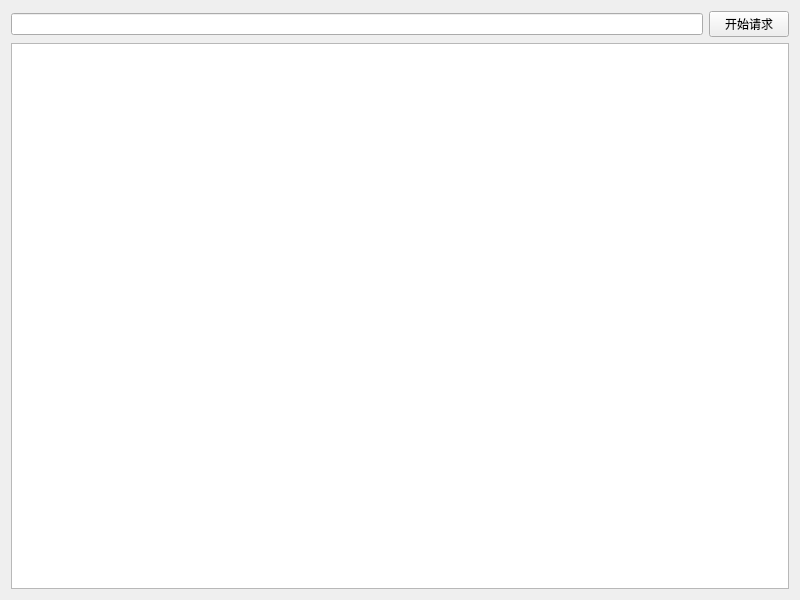
<?xml version="1.0" encoding="UTF-8"?>
<ui version="4.0">
 <class>Widget</class>
 <widget class="QWidget" name="Widget">
  <property name="geometry">
   <rect>
    <x>0</x>
    <y>0</y>
    <width>800</width>
    <height>600</height>
   </rect>
  </property>
  <property name="windowTitle">
   <string>Widget</string>
  </property>
  <layout class="QVBoxLayout" name="verticalLayout_2">
   <item>
    <layout class="QHBoxLayout" name="horizontalLayout">
     <item>
      <widget class="QLineEdit" name="ui_url"/>
     </item>
     <item>
      <widget class="QPushButton" name="ui_btn_req">
       <property name="text">
        <string>开始请求</string>
       </property>
      </widget>
     </item>
    </layout>
   </item>
   <item>
    <layout class="QVBoxLayout" name="verticalLayout">
     <item>
      <widget class="QPlainTextEdit" name="ui_txt_res">
       <property name="readOnly">
        <bool>true</bool>
       </property>
      </widget>
     </item>
    </layout>
   </item>
  </layout>
 </widget>
 <resources/>
 <connections/>
</ui>
